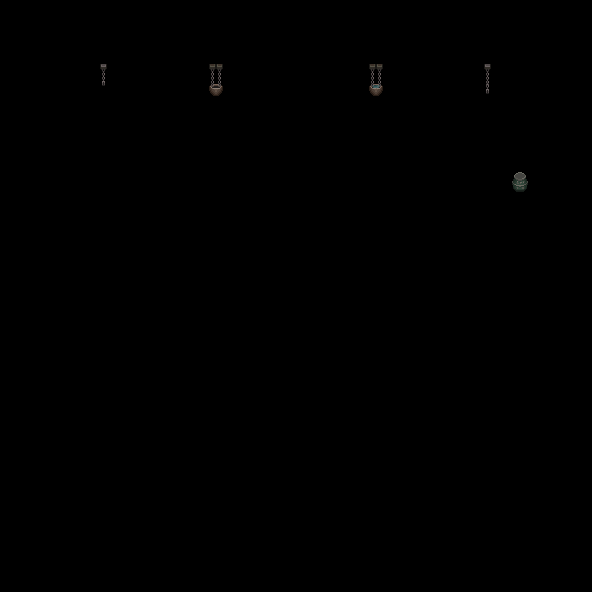

Tiled map render using the project's own tile images. Description and the map definition, with tile-layer contents summarised, below:
An orthogonal 37x37 tile map with 16x16 px tiles, 1 tile layer (decorative).

<map version="1.10" tiledversion="1.10.0" orientation="orthogonal" renderorder="right-down" width="37" height="37" tilewidth="16" tileheight="16" infinite="0" nextlayerid="13" nextobjectid="73">
 <tileset firstgid="1" name="decorative" tilewidth="16" tileheight="16" tilecount="256" columns="16">
  <image source="../Images/Map/Decorative.png" width="256" height="256" />
 </tileset>
 <layer id="8" name="decorative" width="37" height="37">
  <data>[1369 cells, 15 non-empty, 12 distinct tile ids]</data>
 </layer>
</map>
